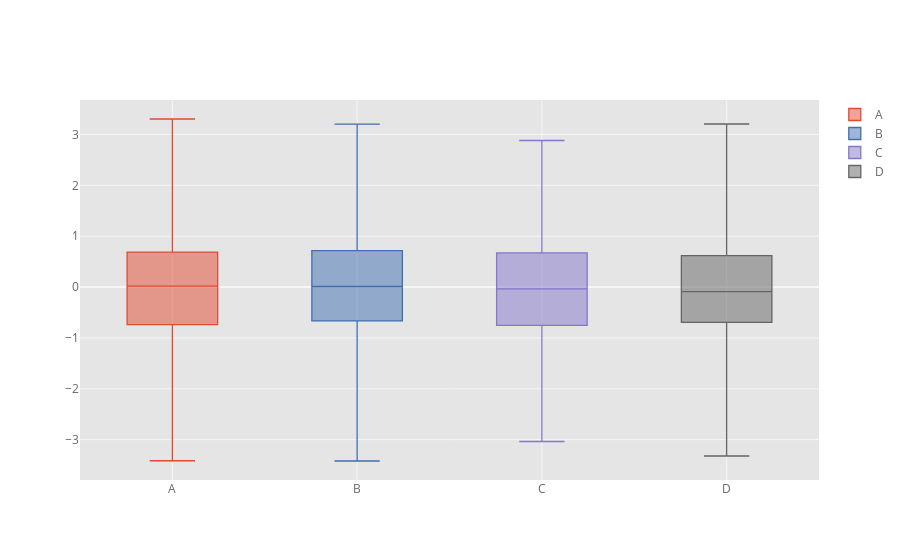

The notebook cell this image was saved under:
### Code cell
df.iplot(kind='box')

### Figure 1 — Plotly figure (JSON) as saved in the notebook; plotly's stock layout.template omitted (floating-point values rounded to 4 significant figures; data arrays with more than 128 entries replaced by an {"elided": "..."} marker saying what was removed)
{"data": [{"boxpoints": false, "line": {"width": 1.3}, "marker": {"color": "rgba(226, 74, 51, 1.0)"}, "name": "A", "orientation": "v", "type": "box", "y": {"elided": "1000 float values"}}, {"boxpoints": false, "line": {"width": 1.3}, "marker": {"color": "rgba(62, 111, 176, 1.0)"}, "name": "B", "orientation": "v", "type": "box", "y": {"elided": "1000 float values"}}, {"boxpoints": false, "line": {"width": 1.3}, "marker": {"color": "rgba(132, 118, 202, 1.0)"}, "name": "C", "orientation": "v", "type": "box", "y": {"elided": "1000 float values"}}, {"boxpoints": false, "line": {"width": 1.3}, "marker": {"color": "rgba(101, 101, 101, 1.0)"}, "name": "D", "orientation": "v", "type": "box", "y": {"elided": "1000 float values"}}], "layout": {"legend": {"bgcolor": "#FFFFFF", "font": {"color": "#666666"}}, "paper_bgcolor": "#FFFFFF", "plot_bgcolor": "#E5E5E5", "title": {"font": {"color": "#151516"}}, "xaxis": {"gridcolor": "#F6F6F6", "showgrid": true, "tickfont": {"color": "#666666"}, "title": {"font": {"color": "#666666"}, "text": ""}, "zerolinecolor": "#F6F6F6"}, "yaxis": {"gridcolor": "#F6F6F6", "showgrid": true, "tickfont": {"color": "#666666"}, "title": {"font": {"color": "#666666"}, "text": ""}, "zerolinecolor": "#F6F6F6"}}}
